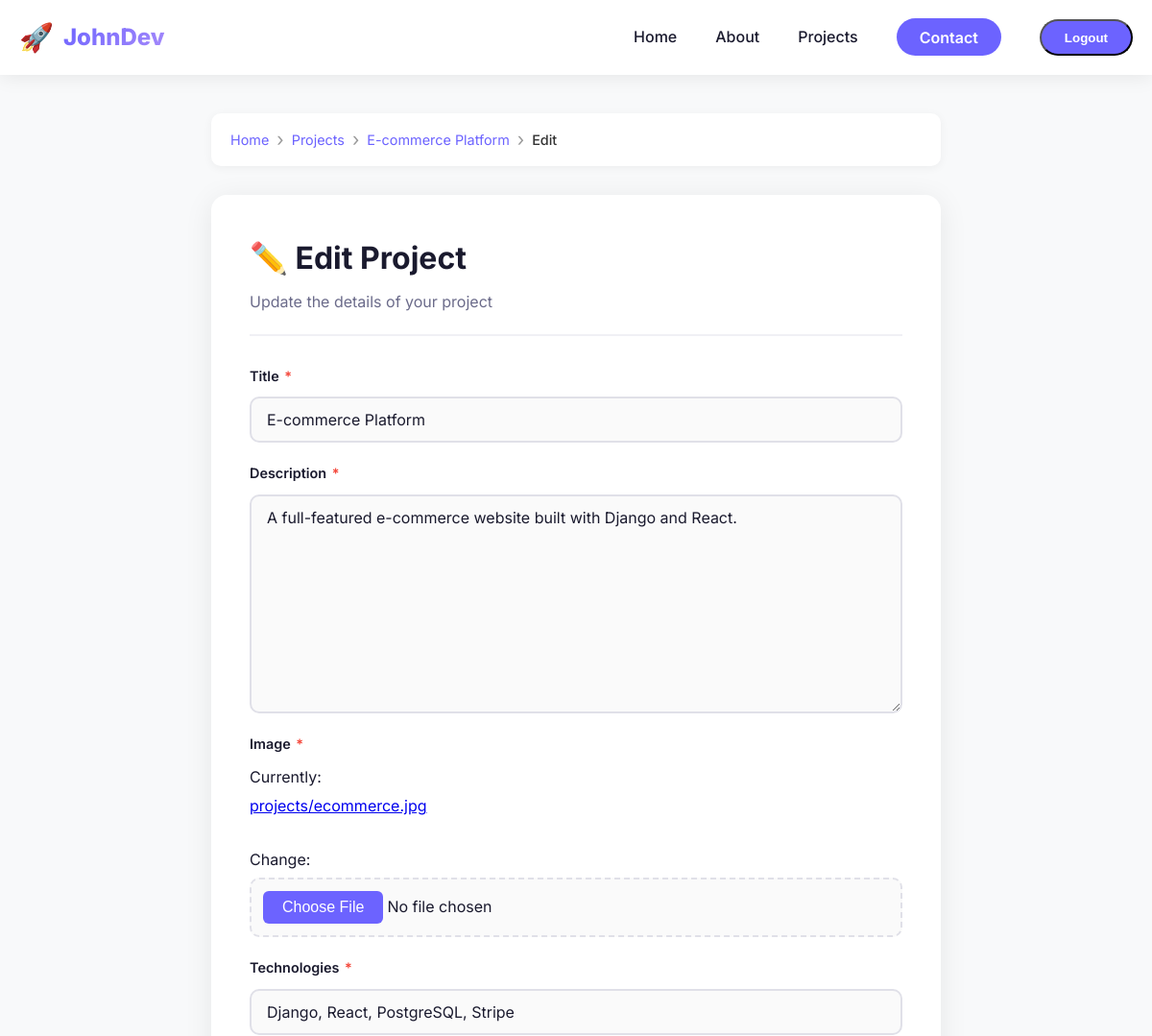
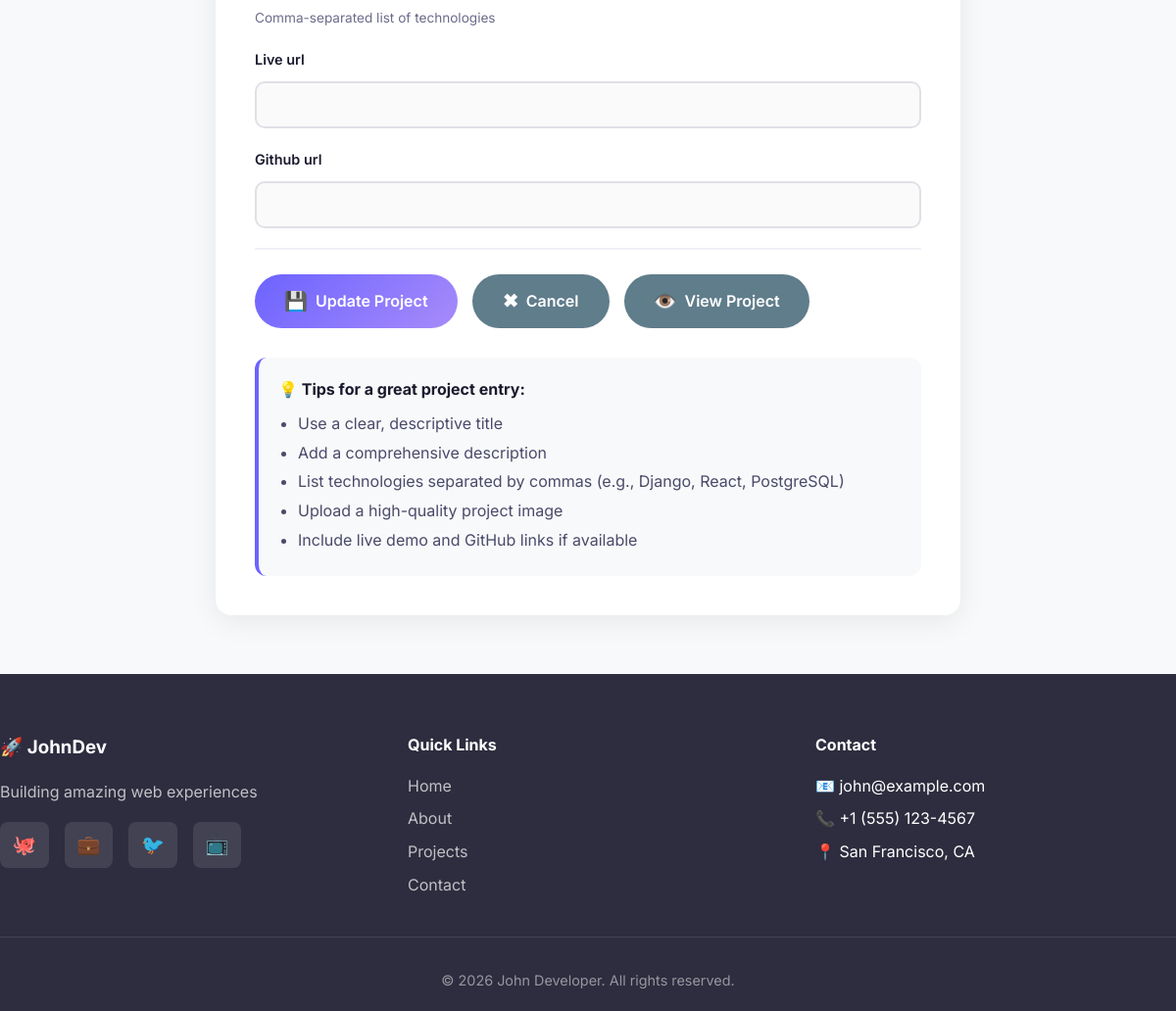
/project/1/edit/ (signed in), run on the app's committed database (2 pictures, top to bottom).
### portfoli/models.py (models this page shows, shortened)
class Project(models.Model):
    title = models.CharField(max_length=200)
    description = models.TextField()
    image = models.ImageField(upload_to='projects/') # Requires Pillow library: pip install Pillow
    technologies = models.CharField(max_length=255, help_text="Comma-separated list of technologies")
    live_url = models.URLField(blank=True, null=True)
    github_url = models.URLField(blank=True, null=True)

### portfoli/views.py (the view)
# urls.py: path('project/<int:pk>/edit/', views.project_update, name='project_update'),
@login_required
def project_update(request, pk):
    project = get_object_or_404(Project, pk=pk)
    if request.method == 'POST':
        form = ProjectForm(request.POST, request.FILES, instance=project)
        if form.is_valid():
            form.save()
            return redirect('project_detail', pk=project.pk)
    else:
        form = ProjectForm(instance=project)
    return render(request, 'project_form.html', {'form': form})

### portfoli/forms.py
class ProjectForm(forms.ModelForm):
    class Meta:
        model = Project
        fields = ['title', 'description', 'image', 'technologies', 'live_url', 'github_url']

### portfoli/templates/project_form.html (shortened to what this page needs)
{% extends 'base.html' %}
{% load static %}
{% block content %}
<div class="project-form-page">
    <div class="project-form-container">
        <nav class="breadcrumb-nav" aria-label="Breadcrumb">
            <ol class="breadcrumb">
                <li><a href="{% url 'home' %}">Home</a></li>
                <li><a href="{% url 'project_list' %}">Projects</a></li>
                {% if form.instance.pk %}
                    <li><a href="{% url 'project_detail' pk=form.instance.pk %}">{{ form.instance.title|truncatechars:20 }}</a></li>
                    <li class="active">Edit</li>
                {% else %}
                    <li class="active">Add New Project</li>
                {% endif %}
            </ol>
        </nav>
        <div class="form-card">
            <div class="form-header">
                <h1>
                    {% if form.instance.pk %}
                        ✏️ Edit Project
                    {% else %}
                        ➕ Add New Project
                    {% endif %}
                </h1>
                <p class="form-subtitle">
                    {% if form.instance.pk %}
                        Update the details of your project
                    {% else %}
                        Fill in the details to add a new project to your portfolio
                    {% endif %}
                </p>
            </div>
            <form method="post" enctype="multipart/form-data" class="project-form" novalidate>
                {% for field in form %}
                    <div class="form-group {% if field.errors %}has-error{% endif %}">
                        <label for="{{ field.id_for_label }}">
                            {{ field.label }}
                            {% if field.field.required %}
                                <span class="required">*</span>
                            {% endif %}
                        </label>
                        {{ field }}
                        {% if field.help_text %}
                            <span class="help-text">{{ field.help_text }}</span>
                        {% endif %}
                    </div>
                {% endfor %}
                <div class="form-actions">
                    <button type="submit" class="btn btn-primary">
                        <span class="icon">💾</span>
                        {% if form.instance.pk %}
                            Update Project
                        {% else %}
                            Save Project
                        {% endif %}
                    </button>
                    <a href="{% url 'project_list' %}" class="btn btn-secondary">
                        <span class="icon">✖</span>
                        Cancel
                    </a>
                    {% if form.instance.pk %}
                        <a href="{% url 'project_detail' pk=form.instance.pk %}" class="btn btn-secondary">
                            <span class="icon">👁️</span>
                            View Project
                        </a>
                    {% endif %}
                </div>
            </form>
            <div class="form-tips">
                <h4>💡 Tips for a great project entry:</h4>
                <ul>
                    <li>Use a clear, descriptive title</li>
                    <li>Add a comprehensive description</li>
                    <li>List technologies separated by commas (e.g., Django, React, PostgreSQL)</li>
                    <li>Upload a high-quality project image</li>
                    <li>Include live demo and GitHub links if available</li>
                </ul>
            </div>
        </div>
    </div>
</div>
{% endblock %}

### portfoli/templates/base.html (shortened to what this page needs)
<!DOCTYPE html>
<html lang="en">
<head>
    {% load static %}
    <link rel="stylesheet" href="{% static 'css/style.css' %}">
</head>
<body>
    <nav class="navbar">
        <div class="nav-container">
            <div class="logo">
                <a href="{% url 'home' %}">
                    <span class="logo-icon">🚀</span>
                    <span class="logo-text">JohnDev</span>
                </a>
            </div>
            <ul class="nav-links">
                <li><a href="{% url 'home' %}" class="{% if request.path == '/' %}active{% endif %}">Home</a></li>
                <li><a href="{% url 'about' %}" class="{% if 'about' in request.path %}active{% endif %}">About</a></li>
                <li><a href="{% url 'projects' %}" class="{% if 'projects' in request.path %}active{% endif %}">Projects</a></li>
                <li><a href="{% url 'contact' %}" class="{% if 'contact' in request.path %}active{% endif %} nav-cta">Contact</a></li>
                {% if user.is_authenticated %}
                    <li>
                        <form method="post" action="{% url 'logout' %}" style="display:inline;">
                            <button type="submit" class="nav-cta"">Logout</button>
                        </form>
                {% else %}
                    <li><a href="{% url 'login' %}" class="nav-cta">Login</a></li>
                {% endif %}
            </ul>
        </div>
    </nav>
    <main>
        {% block content %}
        {% endblock %}
    </main>
    <footer class="footer">
        <div class="footer-container">
            <div class="footer-content">
                <div class="footer-section">
                    <h3>🚀 JohnDev</h3>
                    <p>Building amazing web experiences</p>
                    <div class="social-links">
                        <a href="#" aria-label="GitHub">🐙</a>
                        <a href="#" aria-label="LinkedIn">💼</a>
                        <a href="#" aria-label="Twitter">🐦</a>
                        <a href="#" aria-label="YouTube">📺</a>
                    </div>
                </div>
                <div class="footer-section">
                    <h4>Quick Links</h4>
                    <ul>
                        <li><a href="{% url 'home' %}">Home</a></li>
                        <li><a href="{% url 'about' %}">About</a></li>
                        <li><a href="{% url 'projects' %}">Projects</a></li>
                        <li><a href="{% url 'contact' %}">Contact</a></li>
                    </ul>
                </div>
                <div class="footer-section">
                    <h4>Contact</h4>
                    <ul>
                        <li>📧 john@example.com</li>
                        <li>📞 +1 (555) 123-4567</li>
                        <li>📍 San Francisco, CA</li>
                    </ul>
                </div>
            </div>
            <div class="footer-bottom">
                <p>&copy; {% now "Y" %} John Developer. All rights reserved.</p>
            </div>
        </div>
    </footer>
</body>
</html>

### data on the page
Project: instance "E-commerce Platform", form "E-commerce Platform" "A full-featured e-commerce website built with Django and React." "Django, React, PostgreSQL, Stripe"

### other printed values
{{ field.label }} "Title" "Description" "Image" "Technologies" "Live url" "Github url"
{{ field.help_text }} "Comma-separated list of technologies"
